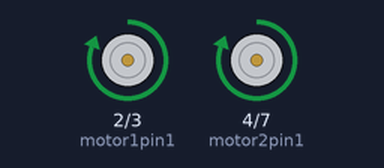
A sketch run on a simulated Arduino Uno, built with avr-gcc and run on an emulated ATmega328P. On the bench: motor-driver pin pairs drawn as motors (green arrow = first pin HIGH = forward, orange = second pin HIGH = backward, longer = more drive, scaled by the enable pin).

Above: at 1.0 s.
At 3.0 s:
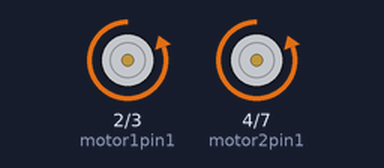
Timing chart, 0 to 5.2 s (numbered marks = the images above):
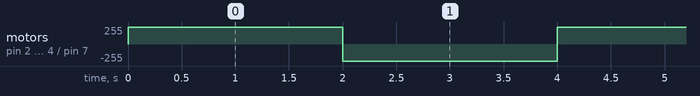

Measured:
- by itself, motor on pin 2 (motor1pin1) / pin 3 (motor1pin2), motor on pin 4 (motor2pin1) / pin 7 (motor2pin2): alternates forward 255/255 for 2.0 s and backward 255/255 for 2.0 s

The sketch:

boat-remote.ino
```cpp
int motor1pin1 = 2;
int motor1pin2 = 3;
int motor1pinPwm = 5;

int motor2pin1 = 4;
int motor2pin2 = 7;
int motor2pinPwm = 6;

void setup() {
  // put your setup code here, to run once:
  pinMode(motor1pin1, OUTPUT);
  pinMode(motor1pin2, OUTPUT);
  pinMode(motor1pinPwm, OUTPUT);


  pinMode(motor2pin1, OUTPUT);
  pinMode(motor2pin2, OUTPUT);
  pinMode(motor2pinPwm, OUTPUT);
}

void loop() {
  // put your main code here, to run repeatedly:
  digitalWrite(motor1pin1, HIGH);
  digitalWrite(motor1pin2, LOW);
  analogWrite(motor1pinPwm, 255);

  digitalWrite(motor2pin1, HIGH);
  digitalWrite(motor2pin2, LOW);
  analogWrite(motor2pinPwm, 255);
  delay(2000);

  digitalWrite(motor1pin1, LOW);
  digitalWrite(motor1pin2, HIGH);

  digitalWrite(motor2pin1, LOW);
  digitalWrite(motor2pin2, HIGH);
  delay(2000);
}
```
